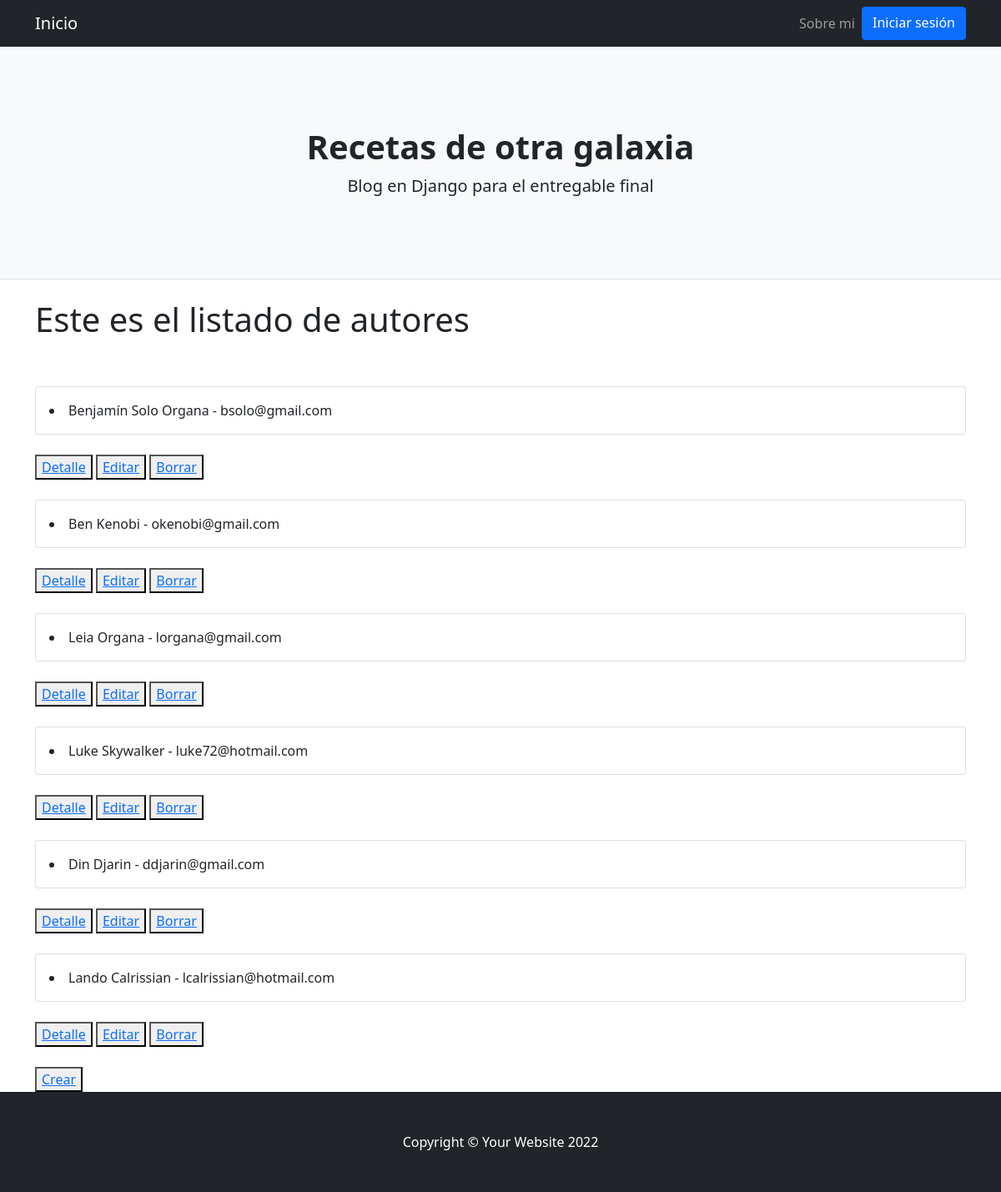
The page /autores/ on the database its author committed.
### AppBlog/models.py (models this page shows)
class Autores(models.Model):
    nombre = models.CharField(max_length=40)
    apellido = models.CharField(max_length=40)
    email = models.EmailField()
    imagen = models.URLField(max_length = 255, blank = False, null= False)
    class Meta:
        verbose_name_plural = "Autores"
        verbose_name = "Autor"
    def __str__(self):
        return f"{self.nombre}  {self.apellido} - {self.email}"

### AppBlog/views.py (the view)
# urls.py: path('autores/', AutoresList.as_view(), name = 'autores_lista'),
class AutoresList(ListView):
    model = Autores
    template_name = "AppBlog/autores_list.html"

### AppBlog/Templates/AppBlog/autores_list.html
{% extends "AppBlog/padre.html" %}
{% load static %}
{% block contenidoQueCambia %}
<h1>Este es el listado de autores</h1>
{% for autor in object_list %}
<br>
<br>
<div class="card mb-4">
  <div class="card-body">
    <li>{{autor}}</li>
  </div>
</div>
<button>
  <a href="{% url 'autores_detalle' autor.id %}">Detalle</a>
</button>
<button>
  <a href="{% url 'autores_editar' autor.id%}">Editar</a>
</button>
<button>
  <a href="{% url 'autores_borrar' autor.id %}">Borrar</a>
</button>
{% endfor %}
<br>
<br>
<button>
  <a href="{% url 'autores_crear' %}">Crear</a>
</button>
{% endblock %}

### rows shown on the page
Autores: nombre+apellido+email "Benjamín Solo Organa - bsolo@gmail.com"
Autores: nombre+apellido+email "Ben Kenobi - okenobi@gmail.com"
Autores: nombre+apellido+email "Leia Organa - lorgana@gmail.com"
Autores: nombre+apellido+email "Luke Skywalker - luke72@hotmail.com"
Autores: nombre+apellido+email "Din Djarin - ddjarin@gmail.com"
Autores: nombre+apellido+email "Lando Calrissian - lcalrissian@hotmail.com"
